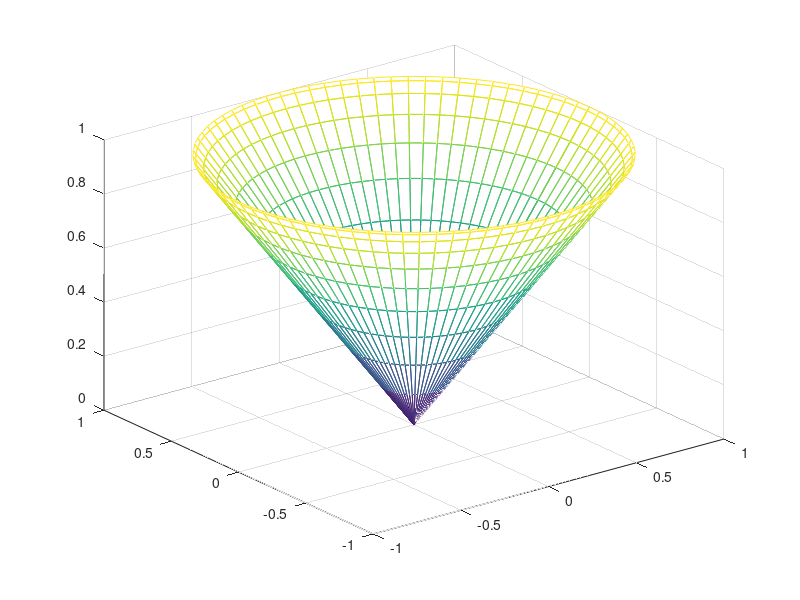

Write MATLAB code to recreate this figure.
t = linspace(0, 2*pi, 81);
p = linspace(0, pi/2, 21);
[tt,pp] = meshgrid(t, p);
r = 2 * cos(pp);
x = r .* sin(pp) .* cos(tt);
y = r .* sin(pp) .* sin(tt);
z = r .* sin(pp);
mesh(x,y,z) 